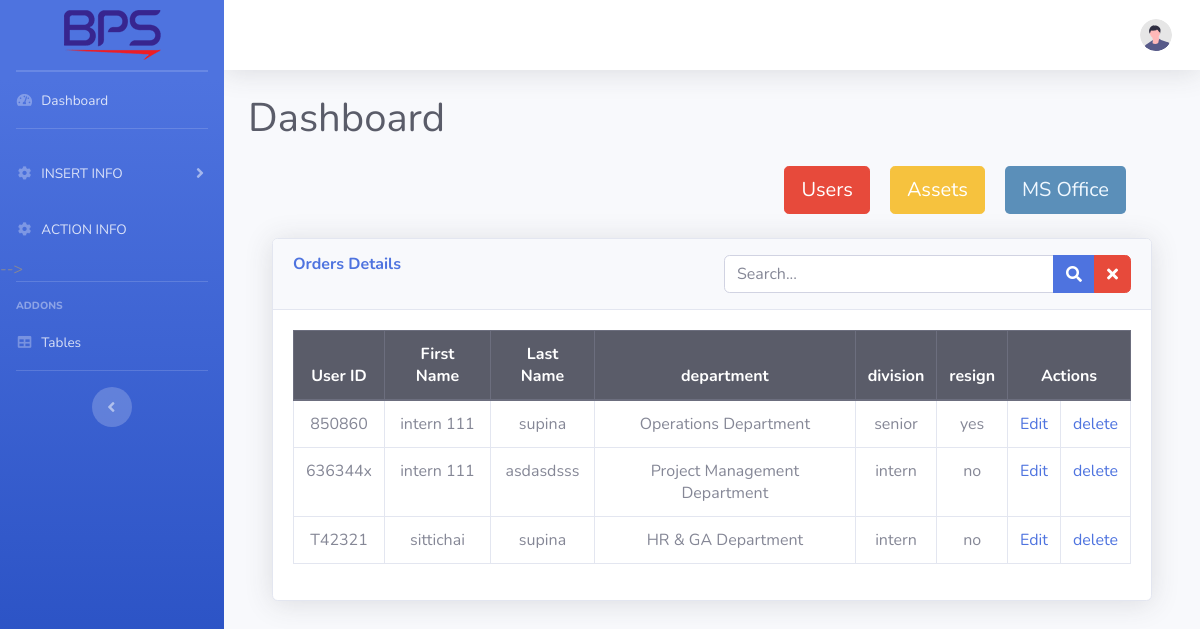
Page /admin/actioninfo.php on the committed database.
### tables this page shows
CREATE TABLE IF NOT EXISTS `users_info` (
  `id` int(11) NOT NULL AUTO_INCREMENT,
  `userid` varchar(100) NOT NULL,
  `firstname` varchar(100) NOT NULL,
  `lastname` varchar(100) NOT NULL,
  `depart` varchar(100) NOT NULL,
  `division` varchar(100) NOT NULL,
  `date` date NOT NULL,
  `resign` varchar(100) NOT NULL,
  `a_id` int(11) DEFAULT NULL,
  PRIMARY KEY (`id`),
  KEY `a_id` (`a_id`),
  CONSTRAINT `users_info_ibfk_1` FOREIGN KEY (`a_id`) REFERENCES `assets` (`a_id`)
);

### admin/actioninfo.php (the view, shortened to what this page needs)
<?php
echo '
<script src="https://code.jquery.com/jquery-2.1.3.min.js"></script>
<script src="https://cdnjs.cloudflare.com/ajax/libs/sweetalert/1.1.3/sweetalert-dev.js"></script>
<link rel="stylesheet" href="https://cdnjs.cloudflare.com/ajax/libs/sweetalert/1.1.3/sweetalert.css">
';
?>
<!DOCTYPE html>
<html lang="en">
<head>
    <link href="vendor/fontawesome-free/css/all.min.css" rel="stylesheet" type="text/css">
    <link href="css/sb-admin-2.min.css" rel="stylesheet">
</head>
<body id="page-top">
    <div id="wrapper">
        <ul class="navbar-nav bg-gradient-primary sidebar sidebar-dark accordion" id="accordionSidebar">
            <a class="sidebar-brand d-flex align-items-center justify-content-center" href="index.php">
                <img src="../img/logo-header.png" id="icon" alt="User Icon" />
            </a>
            <hr class="sidebar-divider my-0">
            <hr class="sidebar-divider my-0">
            <li class="nav-item">
                <a class="nav-link" href="index.php">
                    <i class="fas fa-fw fa-tachometer-alt"></i>
                    <span class="text-lg">Dashboard</span></a>
            </li>
            <hr class="sidebar-divider">
            <li class="nav-item">
                <a class="nav-link collapsed" href="#" data-toggle="collapse" data-target="#collapseInsert" aria-expanded="true" aria-controls="collapseInsert">
                    <i class="fas fa-fw fa-cog"></i>
                    <span>INSERT INFO</span>
                </a>
            </li>
<li class="nav-item">
                <a class="nav-link collapsed" href="actioninfo.php" >
                    <i class="fas fa-fw fa-cog"></i>
                    <span>ACTION INFO</span>
                </a>
            </li>
            </li> -->
            <hr class="sidebar-divider">
            <div class="sidebar-heading">
                Addons
            </div>
            <li class="nav-item">
                <a class="nav-link" href="tables.php">
                    <i class="fas fa-fw fa-table"></i>
                    <span>Tables</span></a>
            </li>
            <hr class="sidebar-divider d-none d-md-block">
            <div class="text-center d-none d-md-inline">
                <button class="rounded-circle border-0" id="sidebarToggle"></button>
            </div>
        </ul>
        <div id="content-wrapper" class="d-flex flex-column">
            <div id="content">
                <nav class="navbar navbar-expand navbar-light bg-white topbar mb-4 static-top shadow">
                    <ul class="navbar-nav ml-auto">
                        <li class="nav-item dropdown no-arrow">
                            <a class="nav-link dropdown-toggle" href="#" id="userDropdown" role="button" data-toggle="dropdown" aria-haspopup="true" aria-expanded="false">
                                <img class="img-profile rounded-circle" src="img/undraw_profile.svg">
                            </a>
                        </li>
                    </ul>
                </nav>
                <div class="container-fluid">
                    <div class="d-sm-flex align-items-center justify-content-between mb-4">
                        <h1 class=" mb-0 text-gray-800">Dashboard</h1>
                    </div>
                    <div class="row justify-content-end" style="margin-right: 50px;">
                        <div id="div1">
                            <button class="btn btn-danger btn-lg float-right" onclick="Switch()">Users</button>
                        </div>
                        <div style="padding: 10px;"></div>
                        <div id="div2">
                            <button class="btn btn-warning btn-lg float-right" onclick="Switch()">Assets</button>
                        </div>
                        <div style="padding: 10px;"></div>
                        <div id="div3">
                            <button class="btn  btn-lg float-right" style="background-color: #5B8FB9; color:aliceblue" onclick="Switch()">MS Office</button>
                        </div>
                    </div>
                    <br>
                    <div class="container-fluid">
                        <div class="card shadow mb-4">
                            <div class="card-header py-3">
                                <div class="row">
                                    <div class="col-md-6">
                                        <h6 class="m-0 font-weight-bold text-primary">Orders Details</h6>
                                    </div>
                                    <div class="col-md-6">
                                        <div class="input-group">
                                            <input type="text" class="form-control" id="searchInput" placeholder="Search..." onkeyup="searchFunction()">
                                            <div class="input-group-append">
                                                <button class="btn btn-primary" type="button" id="searchButton">
                                                    <i class="fas fa-search"></i>
                                                </button>
                                                <button class="btn btn-danger" type="button" id="clearBtn">
                                                    <i class="fas fa-times"></i>
                                                </button>
                                            </div>
                                        </div>
                                    </div>
                                </div>
                            </div>
                            <div class="card-body" id="users">
                                <div class="table-responsive">
                                    <table class="table table-bordered text-center" id="dataTable" width="100%" cellspacing="0">
                                        <thead class="thead-dark">
                                            <tr>
                                                <th>User ID</th>
                                                <th>First Name</th>
                                                <th>Last Name</th>
                                                <th>department</th>
                                                <th>division</th>
                                                <th>resign</th>
                                                <th colspan="3"> Actions</th>
                                            </tr>
                                        </thead>
                                        <tbody>
                                            <?php
                                            include('../connection.php');
                                            $sql = "SELECT * FROM users_info";
                                            $result = mysqli_query($conn, $sql);
                                            while ($row = mysqli_fetch_array($result)) {
                                                echo "<tr>";
                                                echo "<td>" . $row['userid'] . "</td>";
                                                echo "<td>" . $row['firstname'] . "</td>";
                                                echo "<td>" . $row['lastname'] . "</td>";
                                                echo "<td>" . $row['depart'] . "</td>";
                                                echo "<td>" . $row['division'] . "</td>";
                                                echo "<td>" . $row['resign'] . "</td>";
                                                echo "<td><a href='editusers.php?id=" . $row['id'] . "'>Edit</a></td>";
                                                echo "<td><a href='#' onclick='confirmDelete(" . $row['id'] . ")'>delete</a></td>";
                                                echo "</tr>";
                                            }
                                            ?>
                                        </tbody>
                                    </table>
                                </div>
                            </div>
                        </div>
                    </div>
                </div>
            </div>
</body>
</html>

### admin/actioninfo.php (style rules this page uses)
#div1, #div2 { float: right !important; }

### rows in the picture
users_info: userid "850860", firstname "intern 111", lastname "supina", depart "Operations Department", division "senior", resign "yes"
users_info: userid "636344x", firstname "intern 111", lastname "asdasdsss", depart "Project Management Department", division "intern", resign "no"
users_info: userid "T42321", firstname "sittichai", lastname "supina", depart "HR & GA Department", division "intern", resign "no"
